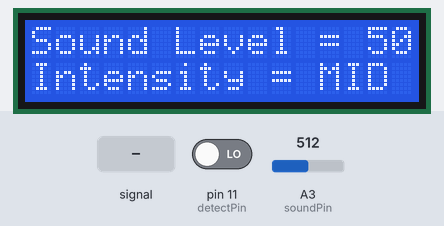
Bench run of a sketch on a simulated Arduino Uno, built with avr-gcc and run on an emulated ATmega328P. Parts: 16×2 character LCD. Inputs (shaded band) come from the test bench; at power-on: A3 (soundPin) = 512, pin 11 (detectPin) LOW. What the sketch prints to the serial monitor is not drawn.

Above: at 1.2 s.
1.3 s: A3 (soundPin) fed a 1000 Hz sine of ±255 counts around its level
At 3.16 s:
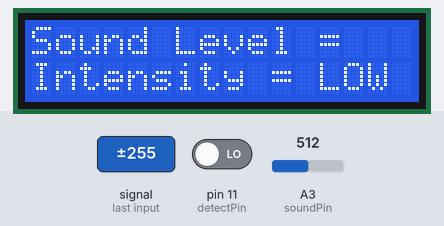
3.3 s: A3 (soundPin) set to 716
At 3.9 s:
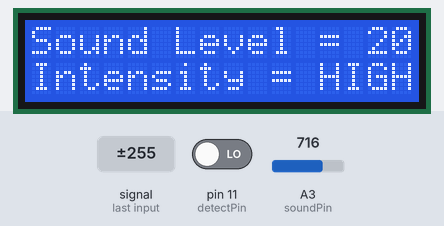
4.8 s: A3 (soundPin) fed a 200 Hz sine of ±81 counts around its level
At 4.88 s:
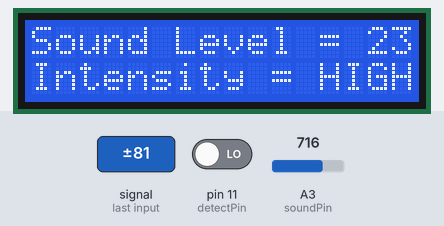
6.3 s: A3 (soundPin) set to 900
At 7.5 s:
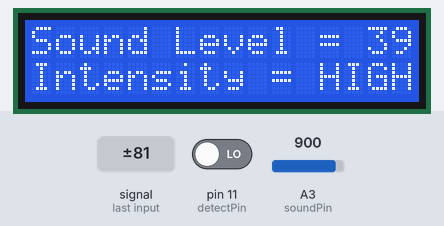
7.8 s: A3 (soundPin) set to 1023
At 8.6 s:
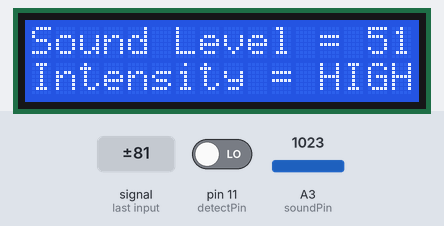
9.3 s: A3 (soundPin) set to 306
At 9.7 s:
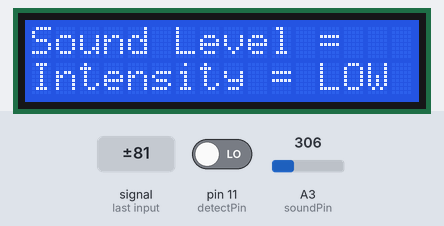
Timing chart, 0 to 11.8 s (numbered marks = the images above; inputs shaded):
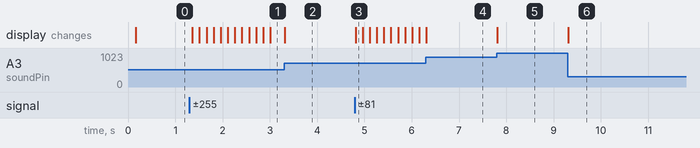

Measured:
- after the input at 1.3 s, the display: first changes after 0.06 s (image 1 shows a later state)
- after the input at 4.8 s, the display: changes at once (image 3)
- after the input at 7.8 s, the display: changes at once (image 5)
- after the input at 9.3 s, the display: changes at once (image 6)

The sketch:

Sound_Measuring_device_in_db.ino
```cpp
#include <LiquidCrystal.h>
const int rs = 9, en = 8, d4 = 7, d5 = 6, d6 = 5, d7 = 4;
LiquidCrystal lcd(rs, en, d4, d5, d6, d7);

int num = 5 ; // Set the number of measurements
int soundPin = A3;
int detectPin = 11;
int LedG = 12;
int LedR = 13;
long sound;    // Store the value read Sound Sensor
long sum = 0 ; // Store the total value of n measurements
long DbLevel = 0 ; // Store the average value
int soundlow = 40;
int soundmedium = 60;
int soundDiff = 507  ;
int interval = 150;
int previousT = 0;
int currentT;

void setup ()
{
  pinMode (soundPin, INPUT);
  pinMode (detectPin, INPUT);// Set the signal pin as input
  Serial.begin (9600);
  lcd.begin(16, 2);
}

void loop ()
{ int detect = digitalRead(detectPin);
  //  Serial.print(detect);
  if (detect == 1)
  { digitalWrite(LedG, HIGH);
    digitalWrite(LedR, HIGH);
  }
  else
  { digitalWrite(LedG, LOW);
    digitalWrite(LedR, LOW);
  }

  currentT = millis();
  if (currentT - previousT >= interval)
  { previousT = millis();


    for ( int i = 0 ; i < num; i ++)
    { sound = analogRead (soundPin);
      sum = sum + sound;
    }
    DbLevel = ((sum / num) - soundDiff) * 10; // Calculate the average value
    lcd.clear();
    lcd.setCursor(0, 0);
    lcd.print("Sound Level = ");
    if(DbLevel>0)
    {lcd.print(DbLevel);}

    Serial.print("Sound Level: ");
    if(DbLevel>0)
    {Serial.println (DbLevel);}


    if (DbLevel <=0)
    {
      lcd.setCursor(0, 1);
      lcd.print("Intensity =    ");
    }
    if (0<DbLevel < soundlow)
    {
      lcd.setCursor(0, 1);
      lcd.print("Intensity = LOW");
    }
    if (DbLevel > soundlow && DbLevel < soundmedium)
    {
      lcd.setCursor(0, 1);
      lcd.print("Intensity = MID");

    }
    if (DbLevel > soundmedium)
    {
      lcd.setCursor(0, 1);
      lcd.print("Intensity = HIGH");

    }


    sum = 0 ;
  }


}
```
